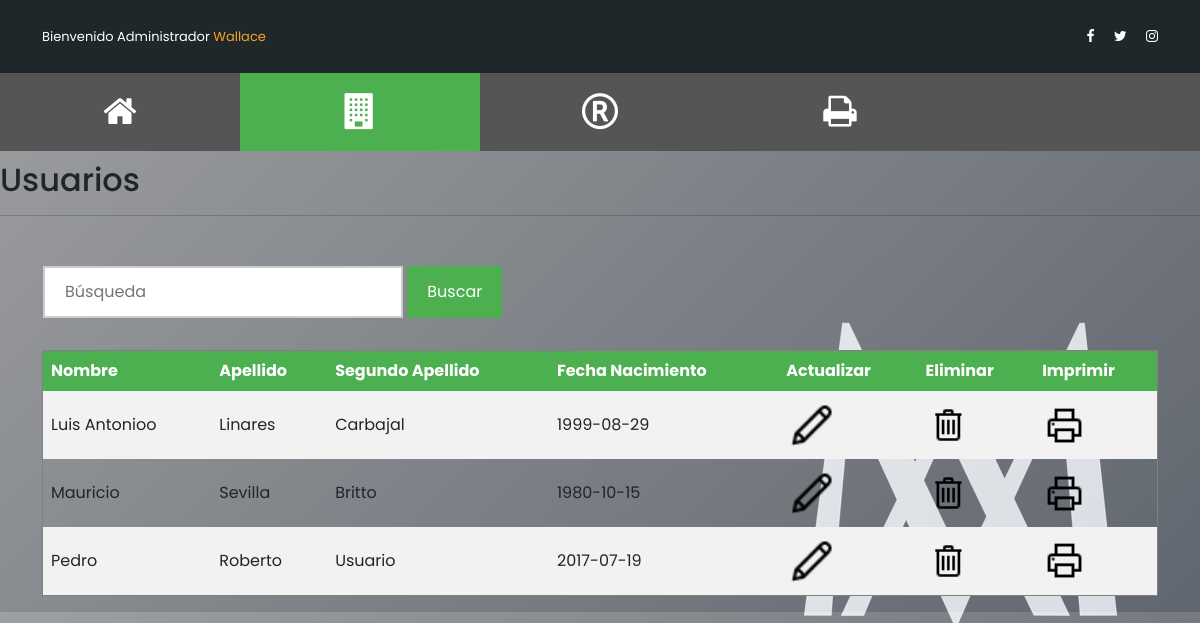
Page /dep.php (signed in) on the committed database.
### tables this page shows
CREATE TABLE `users` (
  `firstname` varchar(50) NOT NULL,
  `middlename` varchar(50) NOT NULL,
  `lastname` varchar(50) NOT NULL,
  `birthdate` date NOT NULL,
  `username` varchar(50) NOT NULL,
  `password` varchar(50) NOT NULL
);

### dep.php (the view, shortened to what this page needs)
<?php
	if(isset($_POST['search']))
	{
		$valueToSearh = $_POST['valueToSearh'];
		$query = "SELECT * FROM users WHERE firstname LIKE '%".$valueToSearh."%' OR lastname LIKE '%".$valueToSearh."%'";
		$result = filterRecord($query);
	}
	else
	{
		$query = "SELECT *FROM users";
		$result = filterRecord($query);
	}
	function filterRecord($query)
	{
		$filter_result = mysqli_query($mysqli, $query);
		return $filter_result;
	}
?>
<!DOCTYPE html>
<html>
<head>
<link rel="stylesheet" type="text/css" href="css/mystyle1.css" />
  <link href="vendor/bootstrap/css/bootstrap.min.css" rel="stylesheet">
  <link rel="stylesheet" href="assets/css/fontawesome.css">
  <link rel="stylesheet" href="assets/css/templatemo-edu-meeting.css">
  <link rel="stylesheet" href="assets/css/owl.css">
  <link rel="stylesheet" href="assets/css/lightbox.css">
</head>
<body>
<div class="sub-header">
    <div class="container">
      <div class="row">
        <div class="col-lg-8 col-sm-8">
          <div class="left-content">
            <p class="nomuser">Bienvenido Administrador <em><?php echo ucfirst($_SESSION['nombre']); ?></em> </p>
          </div>
        </div>
        <div class="col-lg-4 col-sm-4">
          <div class="right-icons">
            <ul>
              <li><a href="https://www.facebook.com/alfonsomarinahome/"><i class="fa fa-facebook"></i></a></li>
              <li><a href="https://twitter.com/alfonsomarinamx?t=8FnYwgJZRUhMdeYN6-sLCA&s=09"><i class="fa fa-twitter"></i></a></li>
              <li><a href="https://instagram.com/alfonsomarinahome?utm_medium=copy_link"><i class="fa fa-instagram"></i></a></li>
            </ul>
          </div>
        </div>
      </div>
    </div>
  </div>
<div class="icon-bar">
  <a href="dashboardadmin.php"><i class="fa fa-home"></i></a>
  <a class="active"href="dep.php"><i class="fa fa-building"></i></a>
  <a href="regisdep.php"><i class="fa fa-registered"></i></a>
  <a href="print_all.php" target="_blank"><i class="fa fa-print"></i></a>
</div>
<link rel="stylesheet" href="https://cdnjs.cloudflare.com/ajax/libs/font-awesome/4.7.0/css/font-awesome.min.css">
<h2>Usuarios</h2>
<hr/>
<div class="container">
<form action="" method="POST">
<input type="search" name="valueToSearh" placeholder="Búsqueda">
<button type="submit" class="signupbtn" name="search" >Buscar</button>
</form>
<br />
<?php
echo "<table border='1'>
<tr>
<th>Nombre</th>
<th>Apellido</th>
<th>Segundo Apellido</th>
<th>Fecha Nacimiento</th>
<th>Actualizar</th>
<th>Eliminar</th>
<th>Imprimir</th>
</tr>";
while($row = mysqli_fetch_array($result))
{
echo "<tr>";
echo "<td>" . $row['firstname'] . "</td>";
echo "<td>" . $row['middlename'] . "</td>";
echo "<td>" . $row['lastname'] . "</td>";
echo "<td>" . $row['birthdate'] . "</td>";
echo "<td><a href='edit.php?id=".$row['username']."'><img src='./images/icons8-Edit-32.png' alt='Edit'></a></td>";
echo "<td><a href='delete.php?id=".$row['username']."'><img src='./images/icons8-Trash-32.png' alt='Delete'></a></td>";
echo "<td><a href='print.php?id=".$row['username']."'><img src='./images/icons8-Print-32.png' alt='Print'></a></td>";
echo "</tr>";
}
echo "</table>";
?>
</body>
</html>

### css/mystyle1.css (style rules this page uses)
body { font-family: Verdana,sans-serif; margin:0 }
form { border: none; padding-top: 10px; padding-left: 1px; padding-right: 1px; }
input[type=search] { width: auto; padding: 12px 20px; margin: 8px 0; display: inline-block; border: 2px solid #ccc; box-sizing: border-box; }
button { background-color: #4CAF50; color: white; padding: 14px 20px; margin: 8px 0; border: none; cursor: pointer; width: auto; }
.container { padding: 16px; }
.icon-bar { width: 100%; background-color: #555; overflow: auto; }
.icon-bar a { float: left; width: 20%; text-align: center; padding: 12px 0; transition: all 0.3s ease; color: white; font-size: 36px; }
.active { background-color: #4CAF50 !important; }
.active, .dot:hover { background-color: #717171; }
table { border-collapse: collapse; width: 100%; }
th, td { text-align: left; padding: 8px; }
tr:nth-child(even) { background-color: #f2f2f2 }
th { background-color: #4CAF50; color: white; }

### assets/css/templatemo-edu-meeting.css (style rules this page uses)
html, body, div, span, applet, object, iframe, h1, h2, h3, h4, h5, h6, p, blockquote, div pre, a, abbr, acronym, address, big, cite, code, del, dfn, em, font, img, ins, kbd, q, s, samp, small, strike, strong, sub, sup, tt, var, b, u, i, center, dl, dt, dd, ol, ul, li, figure, header, nav, section, article, aside, footer, figcaption { margin: 0; padding: 0; border: 0; outline: 0; }
ul, li { padding: 0; margin: 0; list-style: none; }
* { box-sizing: border-box; }
html, body { font-family: 'Poppins', sans-serif; font-weight: 400; background-color: #fff; font-size: 16px; -ms-text-size-adjust: 100%; -webkit-font-smoothing: antialiased; -moz-osx-font-smoothing: grayscale; }
a { text-decoration: none !important; color: #3CF; }
h1, h2, h3, h4, h5, h6 { margin-top: 10px; margin-bottom: 10px; }
ul { margin-bottom: 0px; }
p { font-size: 14px; line-height: 25px; color: #2a2a2a; }
img { width: 42%; overflow: hidden; }
html, body { background-image:linear-gradient(135deg, #f5f7faa4 0%, #c3cfe27e 100%), url(../../img/Alfonso.png); font-family: 'Poppins', sans-serif; }
.nomuser { color:#eee; }
.sub-header { background-color: #1f272b; position: relative; z-index: 1111; }
.sub-header .left-content p { color: #fff; padding: 8px 0px; font-size: 13px; }
.sub-header .right-icons { text-align: right; padding: 8px 0px; }
.sub-header .right-icons ul li { display: inline-block; margin-left: 15px; }
.sub-header .right-icons ul li a { color: #fff; font-size: 14px; transition: all .3s; }
.sub-header .left-content p em { font-style: normal; color: #f5a425; }

### rows in the picture
users: firstname "Luis Antonioo", middlename "Linares", lastname "Carbajal", birthdate "1999-08-29"
users: firstname "Mauricio", middlename "Sevilla", lastname "Britto", birthdate "1980-10-15"
users: firstname "Pedro", middlename "Roberto", lastname "Usuario", birthdate "2017-07-19"

### other values in the picture
$_SESSION['nombre'] "Wallace"
